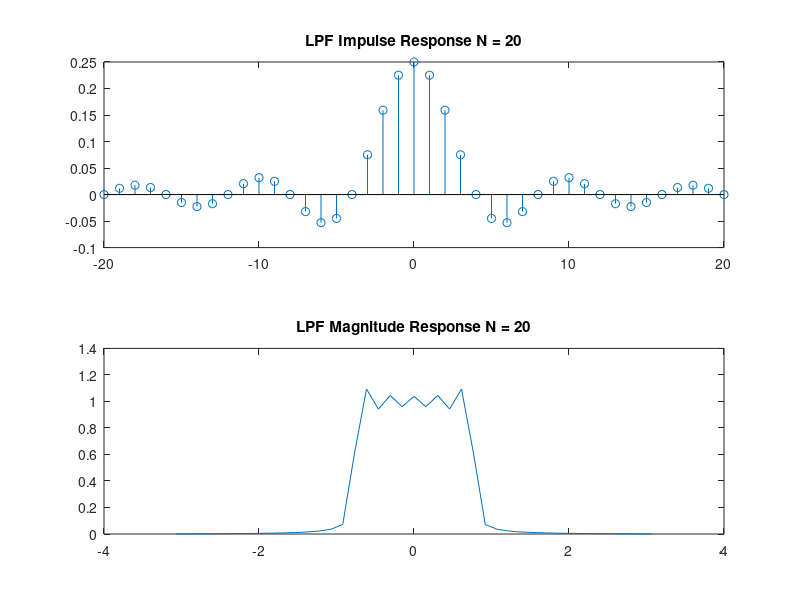
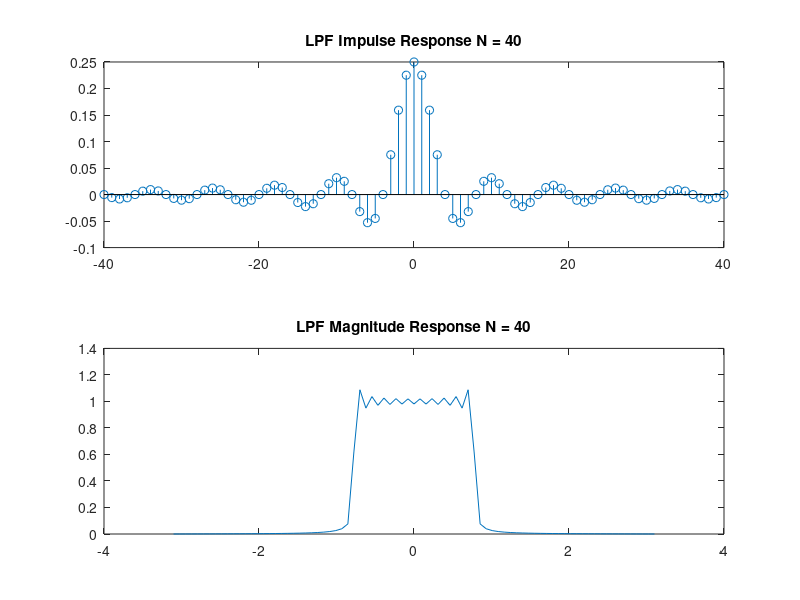
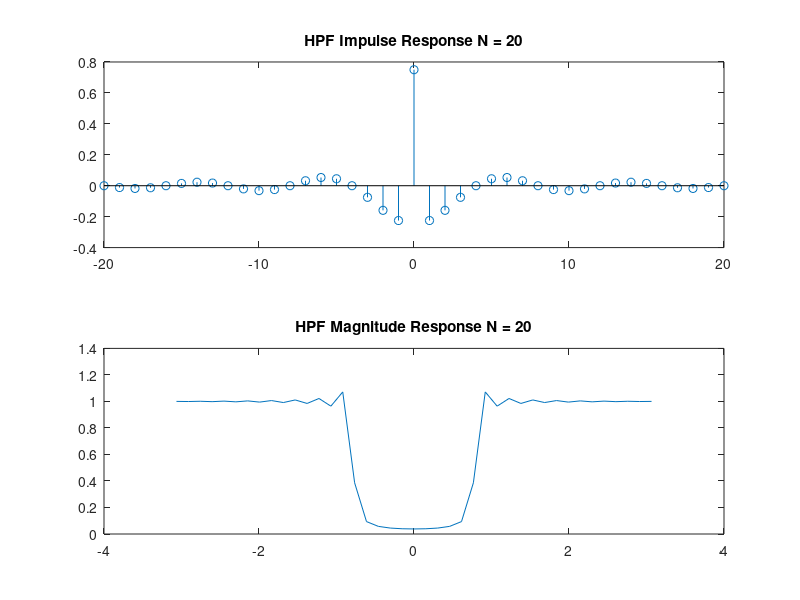
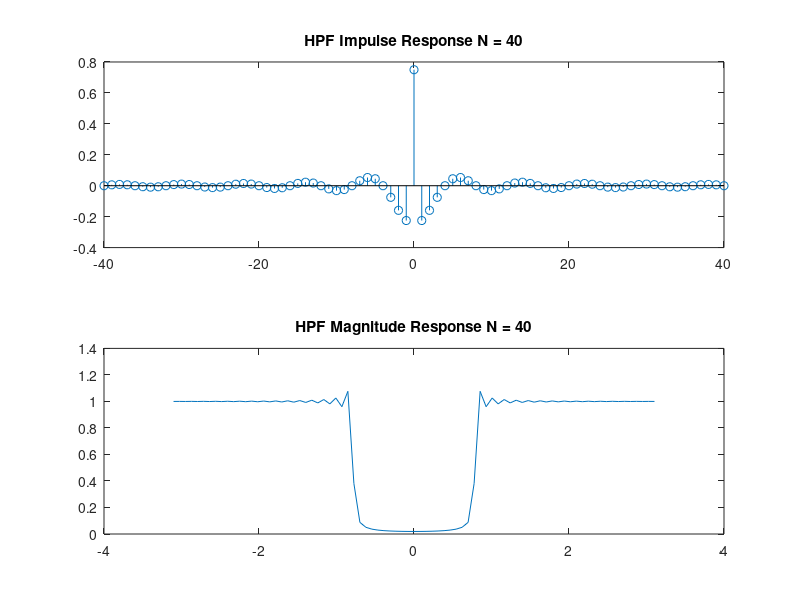

Write the MATLAB code that produced these figures, in order. (Note: this script raises an error after producing the figures.)
%% Report Item 1
n20 = -20 : 20;
n40 = -40 : 40;
wc = pi/4;
%% Report Item 1: Graph for LPF (N = 20)
figure;
N = 41;
w = fftshift((0:(N-1))/N*2*pi);
w(1:N/2) = w(1:N/2) - 2*pi;

lowpass = (wc/pi) * sinc((wc/pi) * n20);
subplot(2,1,1);
stem(n20, lowpass);
title('LPF Impulse Response N = 20');
subplot(2,1,2);
plot(w, abs(fftshift((fft(lowpass)))));
title('LPF Magnitude Response N = 20');

% Graph for LPF (N = 40)
figure;
N = 81;
w = fftshift((0:(N-1))/N*2*pi);
w(1:N/2) = w(1:N/2) - 2*pi;
lowpass = (wc/pi) * sinc((wc/pi) * n40);
subplot(2,1,1);
stem(n40, lowpass);
title('LPF Impulse Response N = 40');
subplot(2,1,2);
plot(w, abs(fftshift((fft(lowpass)))));
title('LPF Magnitude Response N = 40');
%% Report Item 1: Graph for HPF (N = 20)
figure;
N = 41;
w = fftshift((0:(N-1))/N*2*pi);
w(1:N/2) = w(1:N/2) - 2*pi;
delta20 = zeros(1,41);
delta20(1,21) = 1;
highpass = delta20 - (wc/pi) * sinc((wc/pi) * n20);
subplot(2,1,1);
stem(n20, highpass);
title('HPF Impulse Response N = 20');
subplot(2,1,2);
plot(w, abs(fftshift((fft(highpass)))));
title('HPF Magnitude Response N = 20');

% Graph for HPF (N = 40)
figure;
N = 81;
w = fftshift((0:(N-1))/N*2*pi);
w(1:N/2) = w(1:N/2) - 2*pi;
delta40 = zeros(1,81);
delta40(1,41) = 1;
highpass = delta40 -(wc/pi) * sinc((wc/pi) * n40);
subplot(2,1,1);
stem(n40, highpass);
title('HPF Impulse Response N = 40');
subplot(2,1,2);
plot(w, abs(fftshift((fft(highpass)))));
title('HPF Magnitude Response N = 40');
%% Report Item 1: Graph for BPF (N = 20)
figure;
N = 41;
w = fftshift((0:(N-1))/N*2*pi);
w(1:N/2) = w(1:N/2) - 2*pi;
w0 = pi/2;
bandpass = cos(w0 * n20) * (wc/pi) .* sinc((wc/pi) * n20);
subplot(2,1,1);
stem(n20, bandpass);
title('BPF Impulse Response N = 20');
subplot(2,1,2);
plot(w, abs(fftshift((fft(bandpass)))));
title('BPF Magnitude Response N = 20');

% Graph for BPF (N = 40)
figure;
N = 81;
w = fftshift((0:(N-1))/N*2*pi);
w(1:N/2) = w(1:N/2) - 2*pi;
bandpass = cos(w0 * n40) * (wc/pi) .* sinc((wc/pi) * n40);
subplot(2,1,1);
stem(n40, bandpass);
title('BPF Impulse Response N = 40');
subplot(2,1,2);
plot(w, abs(fftshift((fft(bandpass)))));
title('BPF Magnitude Response N = 40');
%% Report Item 2
clc;
close all;
load impulseresponse.mat;
report item 
figure;
stem(h);
title('Impulse Response');
xlabel('hz');
ylabel('magnitude');

hh = transpose(h);
hh = [hh, zeros(1, 512-74)];
h = transpose(hh);

figure;
subplot(2,1,1);
N = length(h);
w = fftshift((0:(N-1))/N*2*pi);
w(1:N/2) = w(1:N/2) - 2*pi;
plot(w, mag2db(abs(fftshift((fft(h))))));
title('Magnitude Response in DB');
subplot(2,1,2);
plot(w, angle(fftshift((fft(h)))));
title('Phase Response');
%% Report Item 3
clc;
close all;
N = 25;
M = (N-1)/2;
wc = pi/3;

w = fftshift((0:(N-1))/N*2*pi);
w(1:(N-1)/2) = w(1:(N-1)/2) - 2*pi;

D = rectangularPulse(-wc, wc, w);

G = D.*exp((-1).*1i.*M.*w);

g=ifft(ifftshift(G)); 
w1=hamming(N); 
w2=w1';

h=w2.*g;
x = h;
[h,n]=freqz(h,25); 

figure;
stem(real(g));
title('Impulse Response');

figure;
plot(n, mag2db(abs(h)));
title('Magnitude Response in DB');

figure;
plot(n,angle(h)); 
title('Phase Response'); 
%% Report Item 4
wc = 0.36 * pi;
wb = 0.3 * pi;
f = [wb, wc];
a = [1,0];
rp = [0.01, 0.0032];
fs = 6.47;
[n,fo,mo,w] = firpmord(f,a,rp,fs);
b = firpm(n,fo,mo,w);
figure;
freqz(b,1);
figure;
impz(b, 1);
%% Report Item 5
close all;
clc;
sound1 = wavread('sound1.wav');
N=length(sound1);
window=hamming(4096);
S=fft(sound1);
S=fftshift(S);
w=fftshift((0:N-1)/N*2*pi);
w(1:N/2)=w(1:N/2)-2*pi;
figure;
plot(w,abs(S));
title('Before Magnitude of Response');
figure;
[s,w,t]=spectrogram(sound1,window,2048,4096);
imagesc(t,w,log(abs(s)));
title('Before Spectrogram');
f=[1.2, 1.5];
a=[1,0];
rp=2;
rs=50;
fs=2*pi;
dev = [(10^(rp/20)-1)/(10^(rp/20)+1)  10^(-rs/20)];
[n,fo,ao,w] = firpmord(f,a,dev,fs);
b = firpm(n,fo,ao,w);
after=filter(b,1,sound1);
N=length(after);
S1=fft(after);
S1=fftshift(S1);
w=fftshift((0:N-1)/N*2*pi);
w(1:N/2)=w(1:N/2)-2*pi;
figure;
plot(w,abs(S1));
title('After filtered Magnitude of Response');
figure;
[s,w,t]=spectrogram(after,window,2048,4096);
imagesc(t,w,log(abs(s)));
title('After Spectrogram');

%% Report Item 6
close all;
clc;
sound2 = wavread('sound2.wav');
N = length(sound2);
window = hamming(4096);

S2=fft(sound2);
S2=fftshift(S2);
w=fftshift((0:N-1)/N*2*pi);
w(1:N/2)=w(1:N/2)-2*pi;
figure;
plot(w,abs(S2));
title('Before Magnitude of Response');

figure;
[s,w,t]=spectrogram(sound2,window,2048,4096);
imagesc(t,w,log(abs(s)));
title('Before Spectrogram');

f=[0.05, 0.1]
a=[1,0]
rp=2
rs=50
fs=2*pi

dev = [(10^(rp/20)-1)/(10^(rp/20)+1)  10^(-rs/20)]
[n,fo,ao,w] = firpmord(f,a,dev,fs);
b = firpm(n,fo,ao,w);

new2=filter(b,1,sound2)

N=length(new2)
figure
[s,w,t]=spectrogram(new2,window,2048,4096)
imagesc(t,w,log(abs(s)))
title('spectrogram of filtered signal')

SS=fft(new2)
SS=fftshift(SS)
w=fftshift((0:N-1)/N*2*pi)
w(1:N/2)=w(1:N/2)-2*pi
figure
plot(w,abs(SS))
title('magnitude response of filtered signal')
%% Report Item 7
clc;
close all;
load sig1.mat;
n = [50, 100, 500, 1000, 10000];
M = 24;

fft_time = [1,2,3,4,5];
matrix_time = [1,2,3,4,5];
for i = 1:length(n)
  N = n(i);
  x = sig1(1:N);
  h = (1./M).*ones(1,M);
  load impulseresponse.mat;
  
  xz = [x, zeros(1, M-1)];
  hz = [h, zeros(1, N-1)];
  
  tic;
  y = ifft(fft(xz) .* fft(hz));
  finish = toc;
  fft_time = [fft_time, finish];
  disp(finish);
  tic;
  conv_mat = zeros(N+M-1, N);
  load impulseresponse.mat;
  x = transpose(x);
  
  for j = N+M-1
    for k = 1:N
       conv_mat(j,k) = hz(mod(j-k, N+M-1)+1);
    end
  end
  
  y2 = conv_mat * x;
  finish = toc;
  matrix_time = [matrix_time, finish];
end

fft_time = fft_time(6:10);
matrix_time = matrix_time(6:10);